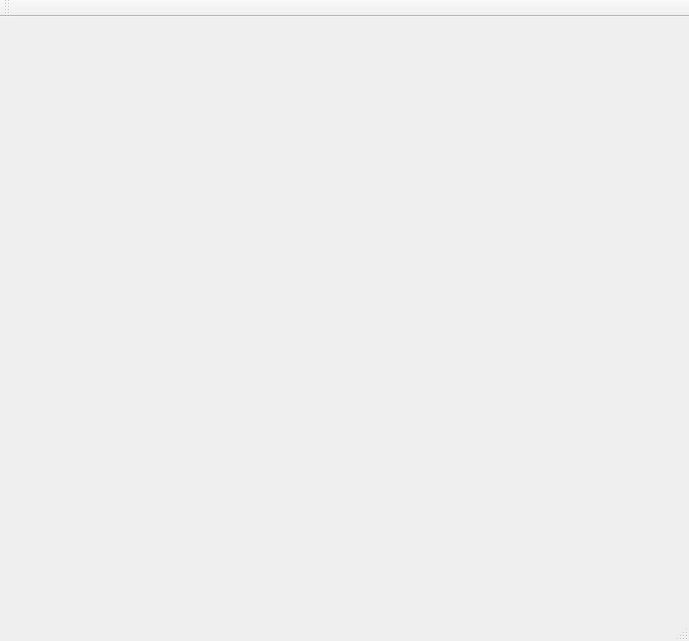
<?xml version="1.0" encoding="UTF-8"?>
<ui version="4.0">
 <class>MainWindow</class>
 <widget class="QMainWindow" name="MainWindow">
  <property name="geometry">
   <rect>
    <x>0</x>
    <y>0</y>
    <width>689</width>
    <height>641</height>
   </rect>
  </property>
  <property name="windowTitle">
   <string>MainWindow</string>
  </property>
  <widget class="QWidget" name="centralWidget"/>
  <widget class="QMenuBar" name="menuBar">
   <property name="geometry">
    <rect>
     <x>0</x>
     <y>0</y>
     <width>689</width>
     <height>23</height>
    </rect>
   </property>
  </widget>
  <widget class="QToolBar" name="mainToolBar">
   <attribute name="toolBarArea">
    <enum>TopToolBarArea</enum>
   </attribute>
   <attribute name="toolBarBreak">
    <bool>false</bool>
   </attribute>
  </widget>
  <widget class="QStatusBar" name="statusBar"/>
 </widget>
 <layoutdefault spacing="6" margin="11"/>
 <resources/>
 <connections/>
</ui>
